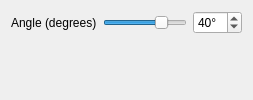
              <widget class="QWidget" name="pageSkew">
               <layout class="QFormLayout" name="pageSkewLayout">
                <item row="0" column="0">
                 <widget class="QLabel" name="lblSkewAngle">
                  <property name="text">
                   <string>Angle (degrees)</string>
                  </property>
                 </widget>
                </item>
                <item row="0" column="1">
                 <layout class="QHBoxLayout" name="skewAngleLayout">
                  <item>
                   <widget class="QSlider" name="skewAngleSlider">
                    <property name="minimum">
                     <number>-85</number>
                    </property>
                    <property name="maximum">
                     <number>85</number>
                    </property>
                    <property name="value">
                     <number>40</number>
                    </property>
                    <property name="orientation">
                     <enum>Qt::Orientation::Horizontal</enum>
                    </property>
                   </widget>
                  </item>
                  <item>
                   <widget class="QSpinBox" name="skewAngleSpin">
                    <property name="suffix">
                     <string>°</string>
                    </property>
                    <property name="minimum">
                     <number>-85</number>
                    </property>
                    <property name="maximum">
                     <number>85</number>
                    </property>
                    <property name="value">
                     <number>40</number>
                    </property>
                   </widget>
                  </item>
                 </layout>
                </item>
               </layout>
              </widget>
